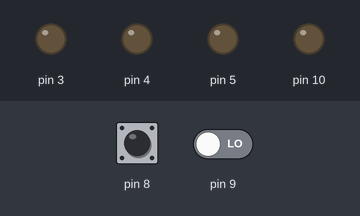
Simulated run of this sketch. Board: Arduino Uno, built with avr-gcc and run on an emulated ATmega328P. Parts: output pins drawn as LEDs (lit = HIGH). The test bench sets the inputs (shaded band); at power-on: pin 8 LOW, pin 9 LOW.

Above: at 1.2 s.
1.3 s: pin 8 pulsed HIGH 2 times (0.12 s each, 0.3 s apart)
At 2.9 s:
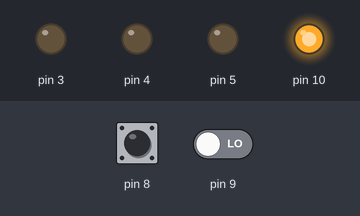
3.4 s: pin 8 driven HIGH
At 4.6 s:
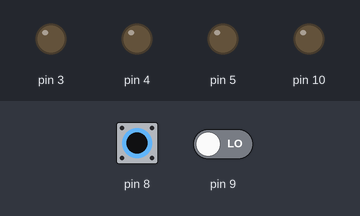
4.9 s: pin 8 driven LOW
At 5.8 s:
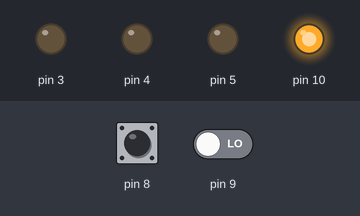
Timing chart, 0 to 7.9 s (numbered marks = the images above; inputs shaded):
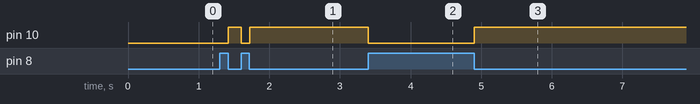

The sketch:

Ultrasonic_Tubes.ino
```cpp
bool triggered = false;
bool Trig_in_state =  false;

void setup() {
  DDRD |= B00111000;
  DDRB |= B00000100;
  PCICR |= (1 << PCIE0);
  PCMSK0 |= (1 << PCINT0);
  PCMSK0 |= (1 << PCINT1);
}

void loop() {
  if(triggered)
  {
  delayMicroseconds(150);
  PORTD &= B11011111;
  PORTD |= B00001000;
  PORTD &= B11101111;
  delayMicroseconds(12);
  PORTD &= B11110111;
  PORTD |= B00010000;
  delayMicroseconds(12);
  PORTD |= B00001000;
  PORTD &= B11101111;
  delayMicroseconds(12);
  PORTD &= B11110111;
  PORTD |= B00010000;
  delayMicroseconds(12);
  PORTD |= B00001000;
  PORTD &= B11101111;
  delayMicroseconds(12);
  PORTD &= B11110111;
  PORTD |= B00010000;
  delayMicroseconds(12);
  PORTD |= B00001000;
  PORTD &= B11101111;
  delayMicroseconds(12);
  PORTD &= B11110111;
  PORTD |= B00010000;
  delayMicroseconds(12);
  PORTD |= B00001000;
  PORTD &= B11101111;
  delayMicroseconds(12);
  PORTD &= B11110111;
  PORTD |= B00010000;
  delayMicroseconds(12);
  PORTD |= B00001000;
  PORTD &= B11101111;
  delayMicroseconds(12);
  PORTD &= B11110111;
  PORTD |= B00010000;
  delayMicroseconds(12);
  PORTD |= B00001000;
  PORTD &= B11101111;
  delayMicroseconds(12);
  PORTD &= B11110111;
  PORTD |= B00010000;
  delayMicroseconds(12);
  PORTD |= B00001000;
  PORTD &= B11101111;
  delayMicroseconds(12);
  PORTD &= B11000111;
  PORTB |= B00000100;
  triggered = false;
  }
}

ISR(PCINT0_vect){
  if(PINB & B00000001){
    Trig_in_state = true;
  }
  else if(Trig_in_state)
  {
    triggered = true;
    Trig_in_state = false;
  }
  PORTB &= 11111011;
}
```

Measured:
- after the input at 1.3 s, pin 10: LOW → HIGH after 0.12 s, → LOW 0.18 s later, → HIGH 0.12 s later
- after the input at 3.4 s, pin 10: HIGH → LOW at once
- after the input at 4.9 s, pin 10: LOW → HIGH at once
